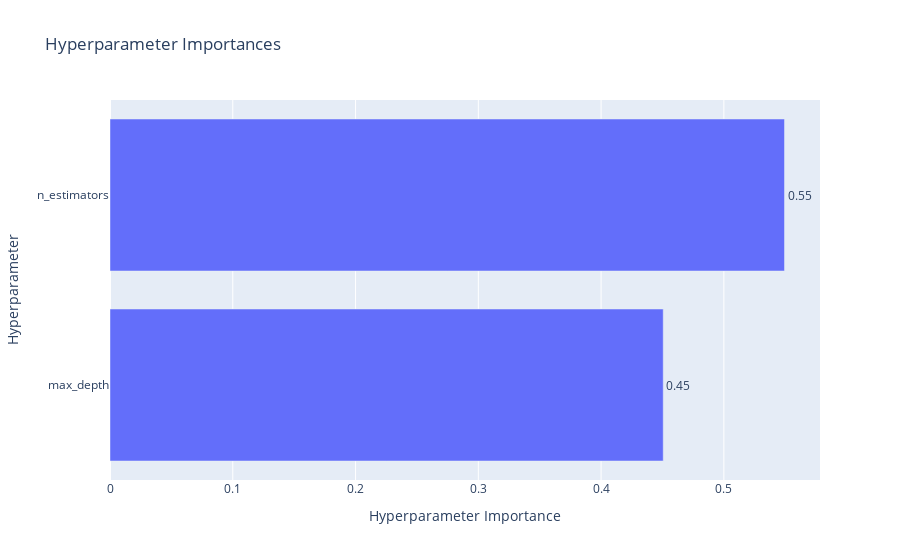

Notebook code cell kept with this figure:
### Code cell
plot_param_importances(study).show()

### Figure 1 — Plotly figure (JSON) as saved in the notebook; plotly's stock layout.template omitted (floating-point values rounded to 4 significant figures)
{"data": [{"cliponaxis": false, "hovertemplate": ["max_depth (IntDistribution): 0.4506139612820453<extra></extra>", "n_estimators (IntDistribution): 0.5493860387179548<extra></extra>"], "name": "Objective Value", "orientation": "h", "text": ["0.45", "0.55"], "textposition": "outside", "type": "bar", "x": [0.4506, 0.5494], "y": ["max_depth", "n_estimators"]}], "layout": {"title": {"text": "Hyperparameter Importances"}, "xaxis": {"title": {"text": "Hyperparameter Importance"}}, "yaxis": {"title": {"text": "Hyperparameter"}}}}
